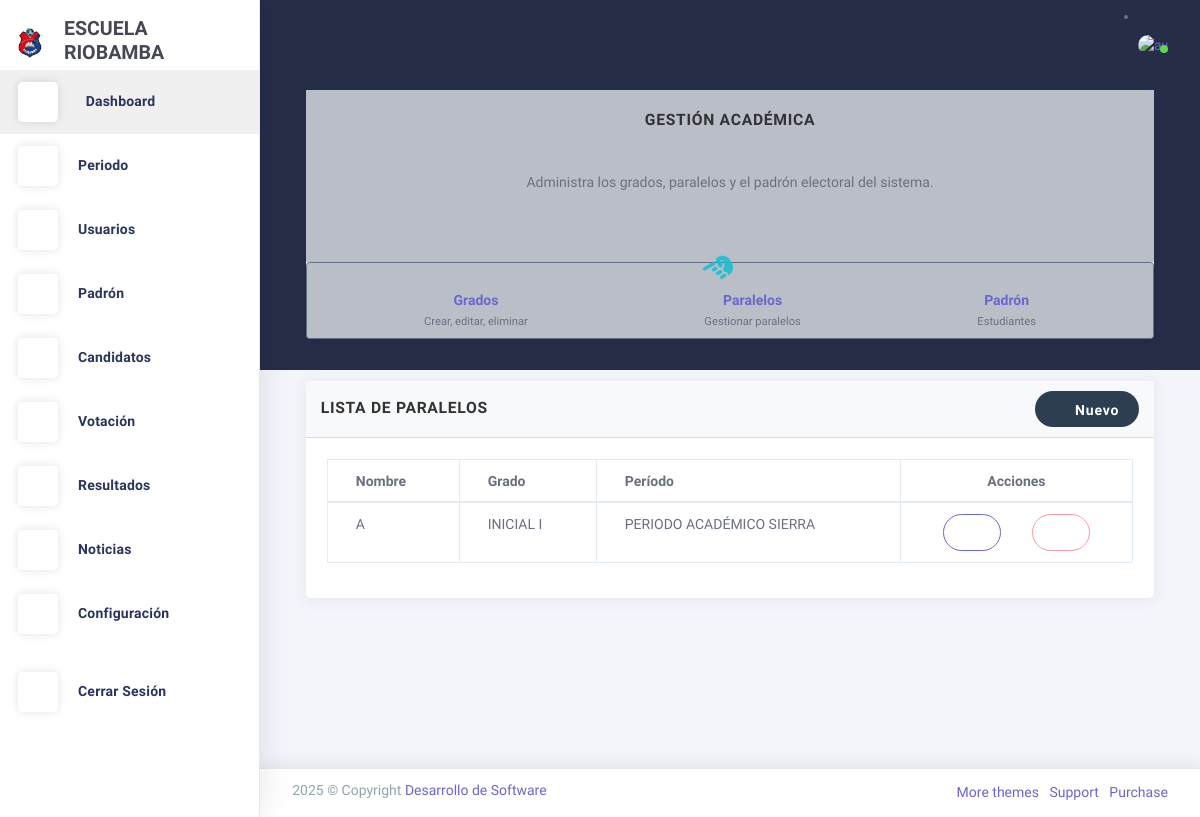
Page /paralelos/ (signed in) on the committed database.
### Aplicaciones/configuracion/models.py (models this page shows, shortened)
class LogoConfig(models.Model):
    logo_1 = models.ImageField(upload_to='logos/')
    logo_2 = models.ImageField(upload_to='logos/')
    iniciales = models.CharField(max_length=10)

### Aplicaciones/padron/models.py (models this page shows, shortened)
class Paralelo(models.Model):
    nombre = models.CharField(max_length=5, verbose_name="Letra del paralelo")
    grado = models.ForeignKey(
        Grado,
        on_delete=models.CASCADE,
        related_name="paralelos",
        verbose_name="Grado asociado"
    )
    class Meta:
        unique_together = ('nombre', 'grado')
        ordering = ['grado', 'nombre']
        verbose_name = "Paralelo"
        verbose_name_plural = "Paralelos"

class Grado(models.Model):
    nombre = models.CharField(max_length=50)
    periodo = models.ForeignKey(
        Periodo,
        on_delete=models.SET_NULL,
        null=True,
        blank=True,
        related_name='grados',
        verbose_name="Período académico"
    )
    class Meta:
        unique_together = ('nombre', 'periodo')
        ordering = ['nombre']
        verbose_name = "Grado"
        verbose_name_plural = "Grados"

### Aplicaciones/periodo/models.py (models this page shows, shortened)
class Periodo(models.Model):
    nombre = models.CharField(max_length=100, unique=True)
    fecha_inicio = models.DateField()
    fecha_fin = models.DateField()
    ESTADOS = [
        ('activo', 'Activo'),
        ('inactivo', 'Inactivo')
    ]
    estado = models.CharField(max_length=10, choices=ESTADOS, default='activo')

### Aplicaciones/padron/views.py (the view)
# urls.py: path('paralelos/', ParaleloListView.as_view(), name='listar_paralelos'),
class ParaleloListView(ListView):
    model = Paralelo
    template_name = 'paralelos/agregarParalelo.html'
    context_object_name = 'paralelos'
    paginate_by = 15
    def get_queryset(self):
        return Paralelo.objects.select_related('grado', 'grado__periodo').order_by('grado__nombre', 'nombre')
    def get_context_data(self, **kwargs):
        context = super().get_context_data(**kwargs)
        context['grados'] = Grado.objects.all()
        return context

### Aplicaciones/configuracion/context_processors.py (called while the page is built)
def logo_config(request):
    return {'logo_config': LogoConfig.objects.first()}

### Aplicaciones/padron/templates/paralelos/agregarParalelo.html (shortened to what this page needs)
{% extends 'plantilla.html' %}
{% block contenido %}
<br>
<div class="card mb-3">
  <div class="card-body bg-light text-center">
    <h5 class="card-title mb-3"><strong>Gestión Académica</strong></h5>
    <p class="card-text mb-4">
      Administra los grados, paralelos y el padrón electoral del sistema.
    </p>
  </div>
  <nav class="navbar navbar-light bg-light border rounded shadow-sm">
    <div class="container-fluid justify-content-around">
      <a href="{% url 'listar_grados' %}" class="text-decoration-none text-center">
        <i class="la la-graduation-cap text-muted fs-2 d-block"></i>
        <div>
          <strong class="d-block">Grados</strong>
          <small class="text-muted">Crear, editar, eliminar</small>
        </div>
      </a>
      <a href="{% url 'listar_paralelos' %}" class="text-decoration-none text-center position-relative">
        <div class="position-relative">
          <i class="la la-sitemap text-primary fs-2 d-block"></i>
          <span class="position-absolute" style="top: -15px; right: 70%; z-index: 1000;">
            <i class="fas fa-hand-point-left" style="font-size: 2rem; transform: scaleX(1) rotate(-30deg); color: #1cbed3e6;"></i>
          </span>
        </div>
        <div>
          <strong class="d-block">Paralelos</strong>
          <small class="text-muted">Gestionar paralelos</small>
        </div>
      </a>
      <a href="{% url 'gestion_padron' %}" class="text-decoration-none text-center">
        <i class="la la-users text-muted fs-2 d-block"></i>
        <div>
          <strong class="d-block">Padrón</strong>
          <small class="text-muted">Estudiantes</small>
        </div>
      </a>
    </div>
  </nav>
</div>
<section id="listar-paralelos" class="row match-height">
  <div class="col-sm-12">
    <div class="card">
      <div class="card-header d-flex flex-column flex-md-row justify-content-between align-items-md-center">
        <h4 class="card-title mb-2 mb-md-0">Lista de Paralelos</h4>
        <div class="d-flex flex-column flex-md-row align-items-stretch justify-content-md-end">
          <button type="button" class="btn btn-primary" data-toggle="modal" data-target="#modalAgregarParalelo">
            <i class="la la-plus"></i> Nuevo
          </button>
        </div>
      </div>
      <div class="card-content">
        <div class="card-body">
          <div class="table-responsive">
            <table class="table table-bordered" id="tablaParalelos">
              <thead>
                <tr>
                  <th>Nombre</th>
                  <th>Grado</th>
                  <th>Período</th>
                  <th class="text-center" style="width: 80px;">Acciones</th>
                </tr>
              </thead>
              <tbody>
                {% for paralelo in paralelos %}
                  <tr>
                    <td>{{ paralelo.nombre }}</td>
                    <td>{{ paralelo.grado.nombre }}</td>
                    <td>{{ paralelo.grado.periodo.nombre|default:"Sin período" }}</td>
                    <td class="text-center" style="white-space: nowrap;">
                      <button class="btn btn-sm btn-outline-primary mx-1"
                              data-toggle="modal"
                              data-target="#editarParaleloModal{{ paralelo.id }}"
                              title="Editar"
                              data-toggle-tooltip="tooltip"
                              data-placement="top">
                        <i class="la la-edit"></i>
                      </button>
                      <button class="btn btn-sm btn-outline-danger mx-1"
                              data-toggle="modal"
                              data-target="#eliminarParaleloModal{{ paralelo.id }}"
                              title="Eliminar"
                              data-toggle-tooltip="tooltip"
                              data-placement="top"
                              {% if paralelo.padronelectoral_set.count > 0 %}disabled{% endif %}>
                        <i class="la la-trash"></i>
                      </button>
                    </td>
                  </tr>
                {% empty %}
                  <tr>
                    <td colspan="4" class="text-center">No hay paralelos registrados.</td>
                  </tr>
                {% endfor %}
              </tbody>
            </table>
          </div>
        </div>
      </div>
    </div>
  </div>
</section>
{% endblock %}

### Aplicaciones/administracion/templates/plantilla.html (shortened to what this page needs)
{% load static %}
<!DOCTYPE html>
<html class="loading" lang="en" data-textdirection="ltr">
  <head>
    <link href="https://maxcdn.icons8.com/fonts/line-awesome/1.1/css/line-awesome.min.css" rel="stylesheet">
    <link rel="stylesheet" type="text/css" href="{% static 'plantillas/theme-assets/css/vendors.css' %}">
    <link rel="stylesheet" type="text/css" href="{% static 'plantillas/theme-assets/vendors/css/charts/chartist.css' %}">
    <link rel="stylesheet" type="text/css" href="{% static 'plantillas/theme-assets/css/app-lite.css' %}">
    <link rel="stylesheet" type="text/css" href="{% static 'plantillas/theme-assets/css/core/menu/menu-types/vertical-menu.css' %}">
    <link rel="stylesheet" type="text/css" href="{% static 'plantillas/theme-assets/css/core/colors/palette-gradient.css' %}">
    <link rel="stylesheet" type="text/css" href="{% static 'plantillas/theme-assets/css/pages/dashboard-ecommerce.css' %}">
    <link rel="stylesheet" href="https://cdnjs.cloudflare.com/ajax/libs/font-awesome/6.5.2/css/all.min.css">
    <link rel="stylesheet" href="{% static 'css/style.css' %}">
    <link href="https://cdn.jsdelivr.net/npm/bootstrap-fileinput@5.5.0/css/fileinput.min.css" rel="stylesheet">
    <link rel="stylesheet" href="https://cdn.jsdelivr.net/npm/sweetalert2@11/dist/sweetalert2.min.css">
    <link rel="stylesheet" href="https://cdn.datatables.net/1.11.5/css/jquery.dataTables.min.css">
    <link rel="stylesheet" href="https://cdn.datatables.net/1.11.5/css/dataTables.bootstrap4.min.css">
    <link rel="stylesheet" href="https://cdn.datatables.net/buttons/2.2.2/css/buttons.dataTables.min.css">
    <link rel="stylesheet" href="https://cdn.datatables.net/buttons/2.2.2/css/buttons.bootstrap4.min.css">
  </head>
  <body class="vertical-layout vertical-menu 2-columns menu-expanded fixed-navbar" data-open="click" data-menu="vertical-menu" data-color="bg-chartbg" data-col="2-columns">
    <nav class="header-navbar navbar-expand-md navbar navbar-with-menu navbar-without-dd-arrow fixed-top navbar-semi-light">
      <div class="navbar-wrapper">
        <div class="navbar-container content">
          <div class="collapse navbar-collapse show" id="navbar-mobile">
            <ul class="nav navbar-nav mr-auto float-left">
              <li class="nav-item d-none d-md-block"><a class="nav-link nav-link-expand" href="#"><i class="ficon ft-maximize"></i></a></li>
            </ul>
              {% if user.is_authenticated %}
              <li class="dropdown dropdown-user nav-item">
                <a class="dropdown-toggle nav-link dropdown-user-link" href="#" data-toggle="dropdown">
                  <span class="avatar avatar-online">
                    <img src="{% if user.imagen %}{{ user.imagen.url }}{% else %}{% static 'plantillas/theme-assets/images/portrait/small/avatar-s-19.png' %}{% endif %}" alt="avatar">
                    <i></i>
                  </span>
                </a>
              </li>
              {% endif %}
          </div>
        </div>
      </div>
    </nav>
    <div class="main-menu menu-fixed menu-light menu-accordion menu-shadow" data-scroll-to-active="true" alt="LOGO MENU"
         data-img="{% if logo_config and logo_config.logo_2 %}{{ logo_config.logo_2.url }}{% else %}{% static 'images/logo1.png' %}{% endif %}">
      <div class="navbar-header">
        <ul class="nav navbar-nav flex-row">
          <li class="nav-item mr-auto">
            <a class="navbar-brand" href="">
              <img class="brand-logo" alt="LOGO FONDO"
                   src="{% if logo_config and logo_config.logo_1 %}{{ logo_config.logo_1.url }}{% else %}{% static 'images/logo1.png' %}{% endif %}"/>
              <h3 class="brand-text">
                {{ logo_config.iniciales|default:" " }}
              </h3>
            </a>
          </li>
        </ul>
      </div>
      <div class="main-menu-content">
        <ul class="navigation navigation-main" id="main-menu-navigation" data-menu="menu-navigation">
            <li class="active">
                <a href="{% url 'dashboard' %}"><i class="ft-home"></i>
                    <span class="menu-title" data-i18n="">Dashboard</span>
                </a>
            </li>
            <li class="nav-item">
              <a href="#"><i class="ft-bar-chart-2"></i><span class="menu-title" data-i18n="">Periodo</span></a>
            </li>
            <li class="nav-item">
              <a href="#"><i class="ft-users"></i><span class="menu-title" data-i18n="">Usuarios</span></a>
            </li>
            <li class="nav-item">
                <a href="#"><i class="ft-list"></i><span class="menu-title" data-i18n="">Padrón</span></a>
            </li>
            <li class="nav-item">
                <a href="#"><i class="ft-plus-circle"></i><span class="menu-title" data-i18n="">Candidatos</span></a>
            </li>
            <li class="nav-item">
                <a href="#"><i class="ft-check-circle"></i><span class="menu-title" data-i18n="">Votación</span></a>
            </li>
            <li class="nav-item">
                <a href="#"><i class="ft-bar-chart-2"></i><span class="menu-title" data-i18n="">Resultados</span></a>
            </li>
            <li class="nav-item">
              <a href="#">
                <i class="ft-activity"></i><span class="menu-title">Noticias</span>
              </a>
            </li>
            <li class="nav-item">
                  <a href="{% url 'configurar_logo' %}"><i class="ft-settings"></i><span class="menu-title" data-i18n="">Configuración</span></a>
            </li>
            <li class="nav-item mt-1">
              <a href="{% url 'administracion:index' %}">
              <i class="ft-power"></i><span class="menu-title">Cerrar Sesión</span>
              </a>
            </li>
        </ul>
      </div>
      <div class="navigation-background"></div>
    </div>
    <div class="app-content content">
      <div class="content-wrapper">
        <div class="content-body">
          <div class="container">
            {% block contenido %}{% endblock %}
          </div>
        </div>
      </div>
    </div>
    <footer class="footer footer-static footer-light navbar-border navbar-shadow">
      <div class="clearfix blue-grey lighten-2 text-sm-center mb-0 px-2">
        <span class="float-md-left d-block d-md-inline-block">2025  &copy; Copyright <a class="text-bold-800 grey darken-2" href="https://themeselection.com" target="_blank">Desarrollo de Software</a></span>
        <ul class="list-inline float-md-right d-block d-md-inline-blockd-none d-lg-block mb-0">
          <li class="list-inline-item"><a class="my-1" href="https://themeselection.com/" target="_blank"> More themes</a></li>
          <li class="list-inline-item"><a class="my-1" href="https://themeselection.com/support" target="_blank"> Support</a></li>
          <li class="list-inline-item"><a class="my-1" href="https://themeselection.com/products/chameleon-admin-modern-bootstrap-webapp-dashboard-html-template-ui-kit/" target="_blank"> Purchase</a></li>
        </ul>
      </div>
    </footer>
</body>
</html>

### sistema_voto_ue_riobamba/static/plantillas/theme-assets/css/core/menu/menu-types/vertical-menu.css (style rules this page uses)
body.vertical-layout.vertical-menu.menu-expanded .navbar-header { z-index: 999; float: left; width: 260px; }
body.vertical-layout.vertical-menu.menu-expanded .navbar .navbar-container { margin-left: 260px; }
body.vertical-layout.vertical-menu.menu-expanded .main-menu { width: 260px; -webkit-transition: 300ms ease all; -moz-transition: 300ms ease all; -o-transition: 300ms ease all; transition: 300ms ease all; -webkit-backface-visibility: hidden; -moz-backface-visibility: hidden; backface-visibility: hidden; }
body.vertical-layout.vertical-menu.menu-expanded .main-menu .navigation > li > a > i:before { font-size: 1.5rem; }
body.vertical-layout.vertical-menu.menu-expanded .main-menu .navigation > li > a > span { -webkit-transition: -webkit-transform .3s ease; -moz-transition: transform .3s ease, -moz-transform .3s ease; -o-transition: -o-transform .3s ease; transition: -webkit-transform .3s ease; transition: transform .3s ease; transition: transform .3s ease, -webkit-transform .3s ease, -moz-transform .3s ease, -o-transform .3s ease; }
body.vertical-layout.vertical-menu.menu-expanded .main-menu.menu-light .navigation > li > a > i { line-height: 40px; display: inline-block; width: 40px; height: 40px; margin-right: 20px; text-align: center; vertical-align: middle; border-radius: 12%; background: #fff; -webkit-box-shadow: 0 0 10px rgba(0, 0, 0, .12); box-shadow: 0 0 10px rgba(0, 0, 0, .12); }
body.vertical-layout.vertical-menu.menu-expanded .content, body.vertical-layout.vertical-menu.menu-expanded .footer { margin-left: 260px; }

### sistema_voto_ue_riobamba/static/plantillas/theme-assets/css/pages/dashboard-ecommerce.css (style rules this page uses)
.content .content-wrapper { padding-top: 0 !important; }

### sistema_voto_ue_riobamba/static/css/style.css (style rules this page uses)
.card-title { font-weight: bold; font-size: 1.2rem; text-transform: uppercase; color: #333; }
.card-header { background-color: #f8f9fa; border-bottom: 1px solid #ddd; padding: 10px 15px; }
.btn { border-radius: 20px; padding: 8px 20px; font-size: 14px; font-weight: 600; }
.btn-primary { background-color: #2c3e50; border: none; }

### Aplicaciones/administracion/templates/plantilla.html (style rules this page uses)
.brand-text { display: flex; flex-direction: column; align-items: flex-start; line-height: 1.2; font-size: 1rem; white-space: normal; max-width: 150px; }
.navbar-brand { display: flex; align-items: center; gap: 10px; }
.brand-logo { max-width: 40px; height: auto; }

### rows in the picture
LogoConfig: logo_1 (picture), iniciales "ESCUELA RIOBAMBA"
Paralelo: nombre "A", grado.nombre "INICIAL I", grado.periodo.nombre "PERIODO ACADÉMICO SIERRA"
